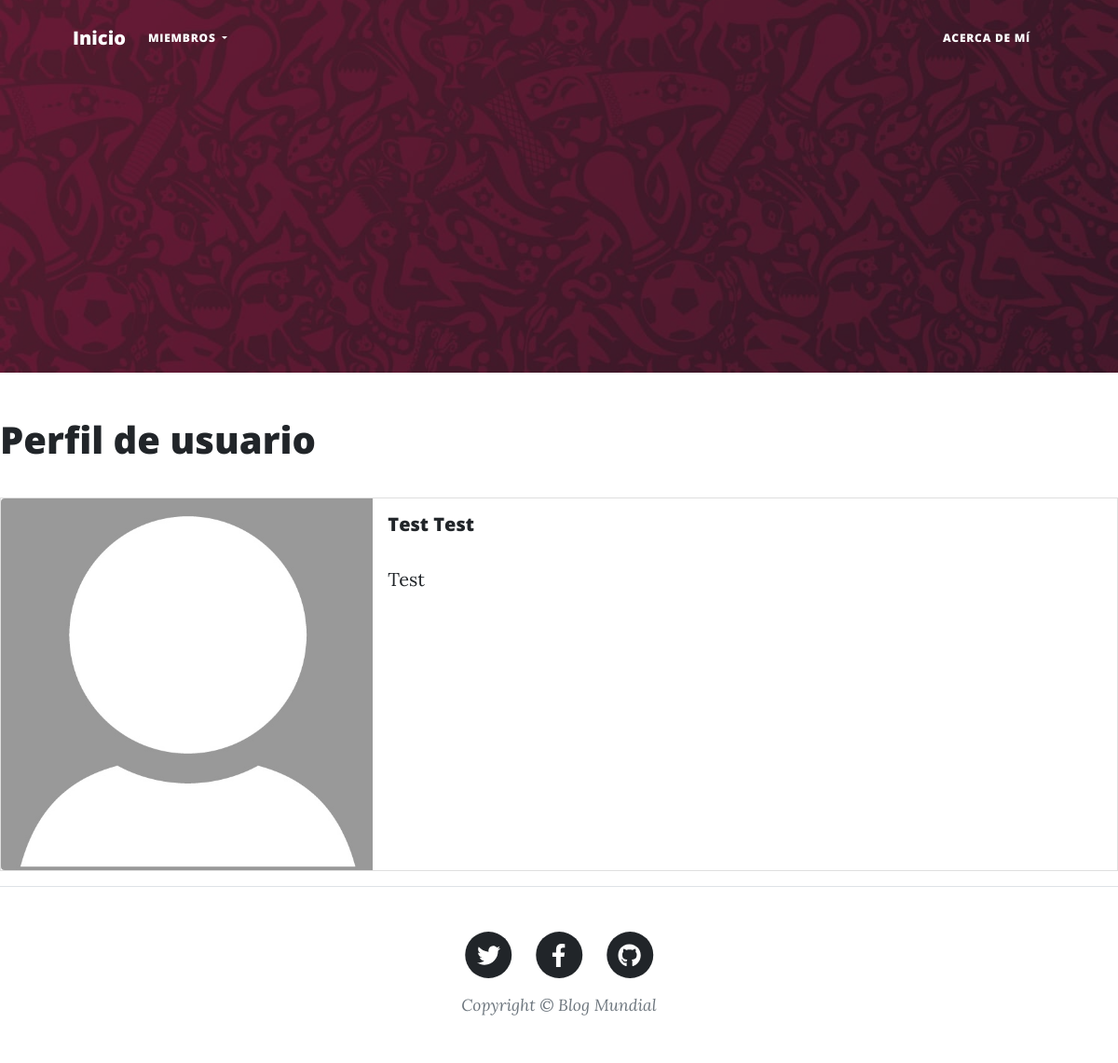
The page /members/profile/20/ on the database its author committed.
### Members/models.py (models this page shows, shortened)
class Profile(models.Model):
    user = models.OneToOneField(User, null=True, blank=True, on_delete=models.CASCADE)
    bio = models.TextField(null=True, blank=True)
    profile_pic = models.ImageField(null=True, blank=True, upload_to='images/profile/')

### Members/views.py (the view)
# urls.py: path('profile/<int:pk>/', ProfilePageView.as_view(), name='profile'),
class ProfilePageView(DetailView):
    model = Profile
    template_name = 'registration/profile.html'
    def get_context_data(self, *args, **kwargs):
        context = super(ProfilePageView, self).get_context_data(*args, **kwargs)
        page_user = get_object_or_404(Profile, id=self.kwargs['pk'])
        context['page_user'] = page_user
        return context

### Members/templates/registration/profile.html
{% extends 'post.html' %}
{% load static %}
{% block post %}
<h1>
    Perfil de usuario
</h1>
<br>
<div class="card mb-3">
    <div class="row g-0">
        <div class="col-md-4">
            {% if page_user.profile_pic %}
                <img src="{{page_user.profile_pic.url}}" class="img-fluid rounded-start">
            {% else %}
                <img src="{% static 'Blog/assets/img/default_profile_pic.jpg' %}" class="img-fluid rounded-start">
            {% endif %}
        </div>
        <div class="col-md-8">
            <div class="card-body">
                <h5 class="card-title">
                    {{page_user.user.first_name}} {{page_user.user.last_name}}
                </h5>
                <p class="card-text">
                    {{page_user.bio}}
                </p>
            </div>
        </div>
    </div>
</div>
{% endblock post %}

### rows shown on the page
Profile: user.first_name "Test", user.last_name "Test", bio "Test"
